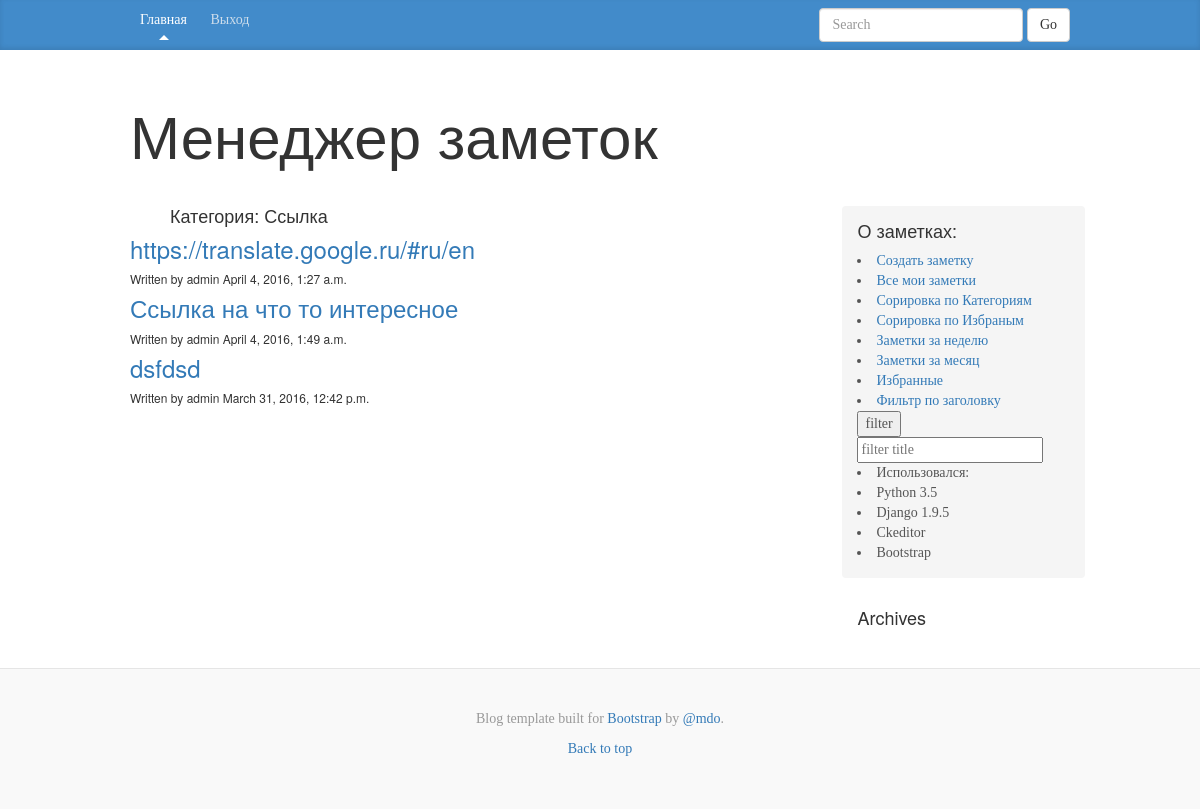
The page /category/get/1/ (signed in) on the database as committed earlier.
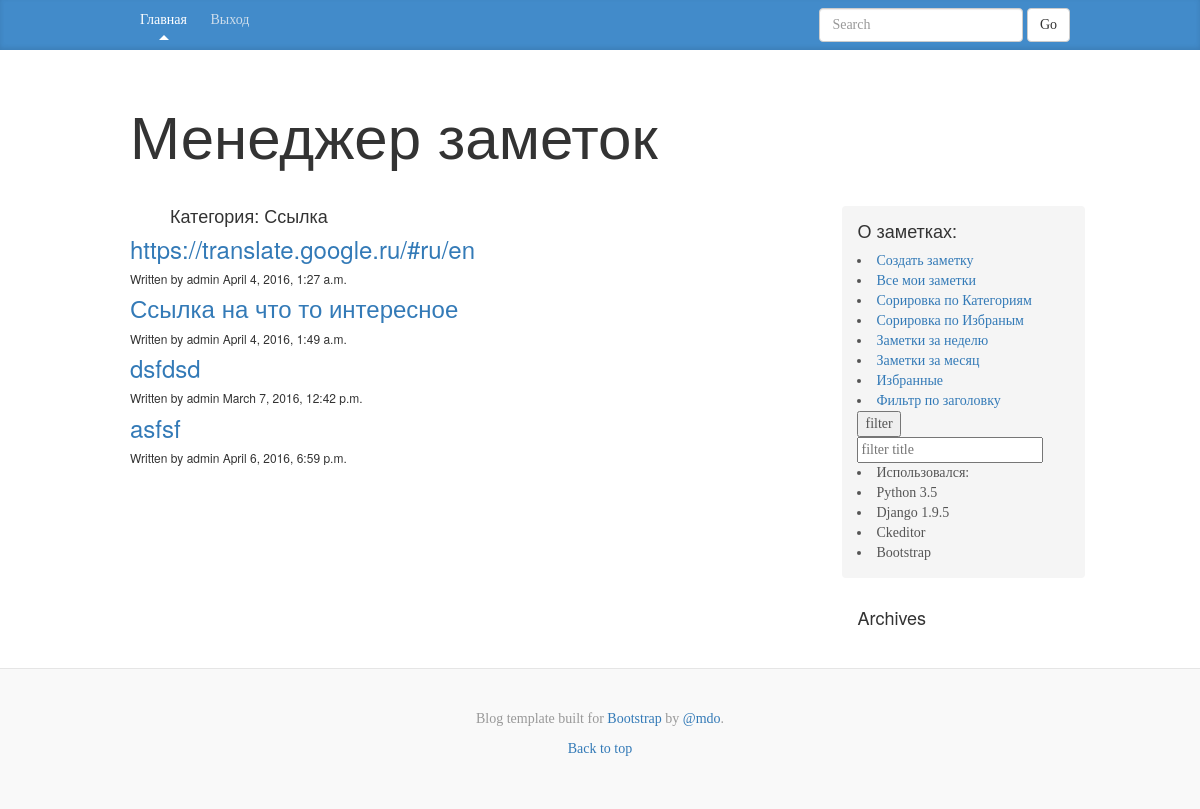
The same page on the database as committed later.
### notes/models.py (models this page shows, shortened)
class Notes(models.Model):
    class Meta:
        db_table = 'Notes'
        verbose_name_plural = "Заметки"
    id = models.UUIDField(primary_key=True, default=uuid.uuid4, editable=False)
    title = models.CharField(max_length=150)
    text = RichTextField(null=True, blank=True)
    date = models.DateTimeField(default=datetime.now, blank=True)
    author = models.ForeignKey(settings.AUTH_USER_MODEL, default=1)
    favorites = models.BooleanField(default=False)
    category = models.ForeignKey(Category, blank=True,
                                 null=True, related_name='cat')
    publish = models.BooleanField(default=False)

### notes/views.py (the view)
# urls.py: url(r'^category/get/(?P<category_id>\d+)/$', notes.views.category,
def category(request, category_id=1):
    args = {
        'category_all': Category.objects.all(),
        'category': Category.objects.get(id=category_id),
        'notes': Notes.objects.filter(
            category=category_id,
            author=auth.get_user(request).id)
        .select_related('category', 'author'),
        'username': auth.get_user(request).username,
    }
    return render_to_response('category.html', args)

### notes/models.py (called while the page is built)
    def __str__(self):
        return self.name

### notes/templates/category.html
{% extends 'main.html' %}
{% load staticfiles %}
{% load i18n mptt_tags %}
{% block notes %}
<ul class="right"><h4> Категория: {{ category }}</h4></ul>
{% for note in notes %}<article>
    <h3><a href="/note/{{note.id}}">{{ note.title }}</a></h3>
    <h6>Written by {{note.author.username}} {{ note.date }}</h6>
{% endfor %}
{%  endblock %}

Rows that differ between the two databases and show on the page:
changed Notes "dsfdsd": date "March 31, 2016, 12:42 p.m." → "March 7, 2016, 12:42 p.m."
added Notes: title "asfsf", author.username "admin", date "April 6, 2016, 6:59 p.m."
